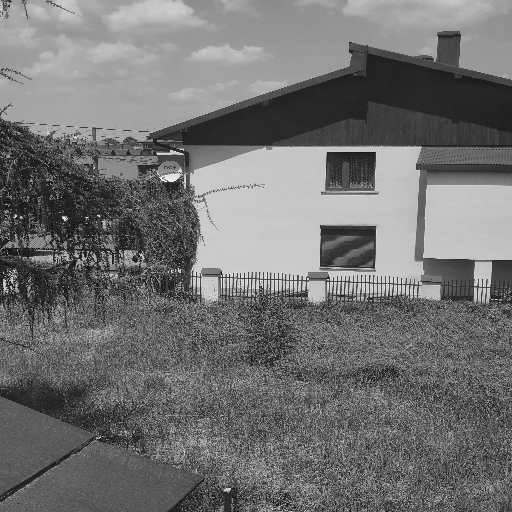
%> input picture Matlab(projekty,lab) uczelniane/POC/4/oknogrey.png, 512 x 512 px
$ octave psnr11111.m   (GNU Octave 9; MATLAB toolbox functions it lacks are replaced by stand-ins)
%> lines starting %> are read from the running program, lines starting %| are printed output that depends on the picture; in (x1, y1, x2, y2) boxes, pixels count from 0 and x2, y2 are one past the last pixel; in counts of white or black regions, pixels touching at a corner belong together; the program's own positions count from 1
img=imread('oknogrey.png');
%> img is the input picture: size 512x512 uint8; min 4, max 248, mean 113.6
%Implementacja Otsu:
image_gt = graythresh(img);
%> image_gt = 0.467
OTSU = im2uint8(imbinarize(img, image_gt));
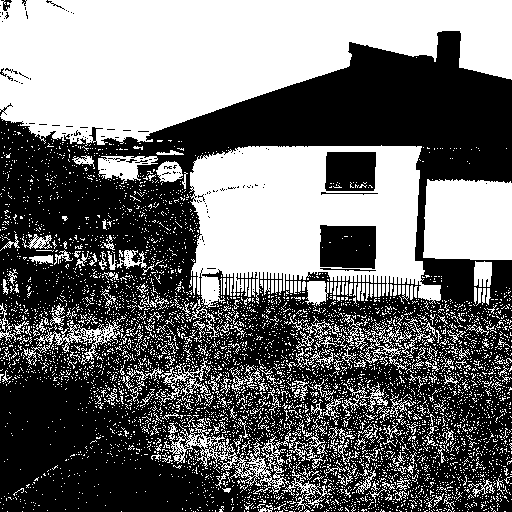
%> OTSU: size 512x512 uint8; 43.4% white; 5418 white regions (5168 under 20 px), largest, box (x1, y1, x2, y2) and area: (0, 0, 512, 146) 48887, (189, 145, 441, 308) 25734, (423, 179, 512, 260) 6846
wartosc=psnr(OTSU,img);
%> wartosc = 9.59
imwrite(OTSU,'oknoOTSU.png','png');
